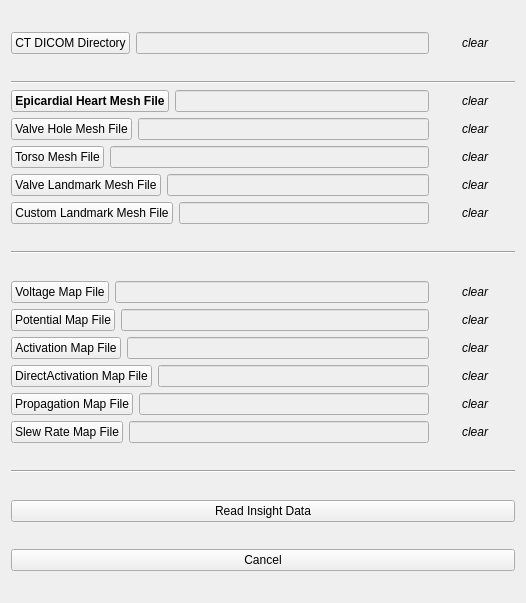
<?xml version="1.0" encoding="UTF-8"?>
<ui version="4.0">
 <class>ReadInsightDialog</class>
 <widget class="QDialog" name="ReadInsightDialog">
  <property name="windowModality">
   <enum>Qt::WindowModal</enum>
  </property>
  <property name="geometry">
   <rect>
    <x>0</x>
    <y>0</y>
    <width>526</width>
    <height>603</height>
   </rect>
  </property>
  <property name="sizePolicy">
   <sizepolicy hsizetype="Fixed" vsizetype="Fixed">
    <horstretch>0</horstretch>
    <verstretch>0</verstretch>
   </sizepolicy>
  </property>
  <property name="windowTitle">
   <string>Read Cardiac Insight Data</string>
  </property>
  <property name="modal">
   <bool>true</bool>
  </property>
  <layout class="QVBoxLayout" name="verticalLayout_3">
   <item>
    <layout class="QGridLayout" name="gridLayout">
     <item row="0" column="0">
      <widget class="QPushButton" name="ctdcmPath_pushButton">
       <property name="text">
        <string>CT DICOM Directory</string>
       </property>
      </widget>
     </item>
     <item row="0" column="1">
      <widget class="QLineEdit" name="ctdcmPath_lineEdit">
       <property name="enabled">
        <bool>false</bool>
       </property>
      </widget>
     </item>
     <item row="0" column="2">
      <widget class="ctkPushButton" name="clear_ctdcmPath_PushButton">
       <property name="font">
        <font>
         <italic>true</italic>
        </font>
       </property>
       <property name="autoFillBackground">
        <bool>false</bool>
       </property>
       <property name="text">
        <string>clear</string>
       </property>
       <property name="autoDefault">
        <bool>false</bool>
       </property>
       <property name="default">
        <bool>true</bool>
       </property>
       <property name="flat">
        <bool>true</bool>
       </property>
      </widget>
     </item>
    </layout>
   </item>
   <item>
    <layout class="QVBoxLayout" name="verticalLayout">
     <item>
      <widget class="Line" name="line_2">
       <property name="orientation">
        <enum>Qt::Horizontal</enum>
       </property>
      </widget>
     </item>
     <item>
      <layout class="QHBoxLayout" name="horizontalLayout">
       <item>
        <widget class="QPushButton" name="heartMesh_pushButton">
         <property name="font">
          <font>
           <weight>75</weight>
           <bold>true</bold>
          </font>
         </property>
         <property name="text">
          <string>Epicardial Heart Mesh File</string>
         </property>
        </widget>
       </item>
       <item>
        <widget class="QLineEdit" name="heartMesh_lineEdit">
         <property name="enabled">
          <bool>false</bool>
         </property>
        </widget>
       </item>
       <item>
        <widget class="ctkPushButton" name="clear_heartMesh_PushButton">
         <property name="font">
          <font>
           <italic>true</italic>
          </font>
         </property>
         <property name="text">
          <string>clear</string>
         </property>
         <property name="autoDefault">
          <bool>false</bool>
         </property>
         <property name="default">
          <bool>true</bool>
         </property>
         <property name="flat">
          <bool>true</bool>
         </property>
        </widget>
       </item>
      </layout>
     </item>
     <item>
      <layout class="QHBoxLayout" name="horizontalLayout_2">
       <item>
        <widget class="QPushButton" name="valveholeMesh_pushButton">
         <property name="text">
          <string>Valve Hole Mesh File</string>
         </property>
        </widget>
       </item>
       <item>
        <widget class="QLineEdit" name="valveholeMesh_lineEdit">
         <property name="enabled">
          <bool>false</bool>
         </property>
        </widget>
       </item>
       <item>
        <widget class="ctkPushButton" name="clear_valveholeMesh_PushButton">
         <property name="font">
          <font>
           <italic>true</italic>
          </font>
         </property>
         <property name="text">
          <string>clear</string>
         </property>
         <property name="autoDefault">
          <bool>false</bool>
         </property>
         <property name="default">
          <bool>true</bool>
         </property>
         <property name="flat">
          <bool>true</bool>
         </property>
        </widget>
       </item>
      </layout>
     </item>
     <item>
      <layout class="QHBoxLayout" name="horizontalLayout_3">
       <item>
        <widget class="QPushButton" name="torsoMesh_pushButton">
         <property name="text">
          <string>Torso Mesh File</string>
         </property>
        </widget>
       </item>
       <item>
        <widget class="QLineEdit" name="torsoMesh_lineEdit">
         <property name="enabled">
          <bool>false</bool>
         </property>
        </widget>
       </item>
       <item>
        <widget class="ctkPushButton" name="clear_torsoMesh_PushButton">
         <property name="font">
          <font>
           <italic>true</italic>
          </font>
         </property>
         <property name="text">
          <string>clear</string>
         </property>
         <property name="autoDefault">
          <bool>false</bool>
         </property>
         <property name="default">
          <bool>true</bool>
         </property>
         <property name="flat">
          <bool>true</bool>
         </property>
        </widget>
       </item>
      </layout>
     </item>
     <item>
      <layout class="QHBoxLayout" name="horizontalLayout_4">
       <item>
        <widget class="QPushButton" name="valvemarkMesh_pushButton">
         <property name="text">
          <string>Valve Landmark Mesh File</string>
         </property>
        </widget>
       </item>
       <item>
        <widget class="QLineEdit" name="valvemarkMesh_lineEdit">
         <property name="enabled">
          <bool>false</bool>
         </property>
        </widget>
       </item>
       <item>
        <widget class="ctkPushButton" name="clear_valvemarkMesh_PushButton">
         <property name="font">
          <font>
           <italic>true</italic>
          </font>
         </property>
         <property name="text">
          <string>clear</string>
         </property>
         <property name="autoDefault">
          <bool>false</bool>
         </property>
         <property name="default">
          <bool>true</bool>
         </property>
         <property name="flat">
          <bool>true</bool>
         </property>
        </widget>
       </item>
      </layout>
     </item>
     <item>
      <layout class="QHBoxLayout" name="horizontalLayout_5">
       <item>
        <widget class="QPushButton" name="usermarkMesh_pushButton">
         <property name="text">
          <string>Custom Landmark Mesh File</string>
         </property>
        </widget>
       </item>
       <item>
        <widget class="QLineEdit" name="usermarkMesh_lineEdit">
         <property name="enabled">
          <bool>false</bool>
         </property>
        </widget>
       </item>
       <item>
        <widget class="ctkPushButton" name="clear_usermarkMesh_PushButton">
         <property name="font">
          <font>
           <italic>true</italic>
          </font>
         </property>
         <property name="text">
          <string>clear</string>
         </property>
         <property name="autoDefault">
          <bool>false</bool>
         </property>
         <property name="default">
          <bool>true</bool>
         </property>
         <property name="flat">
          <bool>true</bool>
         </property>
        </widget>
       </item>
      </layout>
     </item>
    </layout>
   </item>
   <item>
    <widget class="Line" name="line">
     <property name="orientation">
      <enum>Qt::Horizontal</enum>
     </property>
    </widget>
   </item>
   <item>
    <layout class="QVBoxLayout" name="verticalLayout_2">
     <item>
      <layout class="QHBoxLayout" name="horizontalLayout_6">
       <item>
        <widget class="QPushButton" name="voltageMap_pushButton">
         <property name="text">
          <string>Voltage Map File</string>
         </property>
        </widget>
       </item>
       <item>
        <widget class="QLineEdit" name="voltageMap_lineEdit">
         <property name="enabled">
          <bool>false</bool>
         </property>
        </widget>
       </item>
       <item>
        <widget class="ctkPushButton" name="clear_voltageMap_PushButton">
         <property name="font">
          <font>
           <italic>true</italic>
          </font>
         </property>
         <property name="text">
          <string>clear</string>
         </property>
         <property name="autoDefault">
          <bool>false</bool>
         </property>
         <property name="default">
          <bool>true</bool>
         </property>
         <property name="flat">
          <bool>true</bool>
         </property>
        </widget>
       </item>
      </layout>
     </item>
     <item>
      <layout class="QHBoxLayout" name="horizontalLayout_7">
       <item>
        <widget class="QPushButton" name="potentialMap_pushButton">
         <property name="text">
          <string>Potential Map File</string>
         </property>
        </widget>
       </item>
       <item>
        <widget class="QLineEdit" name="potentialMap_lineEdit">
         <property name="enabled">
          <bool>false</bool>
         </property>
        </widget>
       </item>
       <item>
        <widget class="ctkPushButton" name="clear_potentialMap_PushButton">
         <property name="font">
          <font>
           <italic>true</italic>
          </font>
         </property>
         <property name="text">
          <string>clear</string>
         </property>
         <property name="autoDefault">
          <bool>false</bool>
         </property>
         <property name="default">
          <bool>true</bool>
         </property>
         <property name="flat">
          <bool>true</bool>
         </property>
        </widget>
       </item>
      </layout>
     </item>
     <item>
      <layout class="QHBoxLayout" name="horizontalLayout_8">
       <item>
        <widget class="QPushButton" name="activationMap_pushButton">
         <property name="text">
          <string>Activation Map File</string>
         </property>
        </widget>
       </item>
       <item>
        <widget class="QLineEdit" name="activationMap_lineEdit">
         <property name="enabled">
          <bool>false</bool>
         </property>
        </widget>
       </item>
       <item>
        <widget class="ctkPushButton" name="clear_activationMap_PushButton">
         <property name="font">
          <font>
           <italic>true</italic>
          </font>
         </property>
         <property name="text">
          <string>clear</string>
         </property>
         <property name="autoDefault">
          <bool>false</bool>
         </property>
         <property name="default">
          <bool>true</bool>
         </property>
         <property name="flat">
          <bool>true</bool>
         </property>
        </widget>
       </item>
      </layout>
     </item>
     <item>
      <layout class="QHBoxLayout" name="horizontalLayout_9">
       <item>
        <widget class="QPushButton" name="directActivateMap_pushButton">
         <property name="text">
          <string>DirectActivation Map File</string>
         </property>
        </widget>
       </item>
       <item>
        <widget class="QLineEdit" name="directActivateMap_lineEdit">
         <property name="enabled">
          <bool>false</bool>
         </property>
        </widget>
       </item>
       <item>
        <widget class="ctkPushButton" name="clear_directActivateMap_PushButton">
         <property name="font">
          <font>
           <italic>true</italic>
          </font>
         </property>
         <property name="text">
          <string>clear</string>
         </property>
         <property name="autoDefault">
          <bool>false</bool>
         </property>
         <property name="default">
          <bool>true</bool>
         </property>
         <property name="flat">
          <bool>true</bool>
         </property>
        </widget>
       </item>
      </layout>
     </item>
     <item>
      <layout class="QHBoxLayout" name="horizontalLayout_10">
       <item>
        <widget class="QPushButton" name="propagateMap_pushButton">
         <property name="text">
          <string>Propagation Map File</string>
         </property>
        </widget>
       </item>
       <item>
        <widget class="QLineEdit" name="propagateMap_lineEdit">
         <property name="enabled">
          <bool>false</bool>
         </property>
        </widget>
       </item>
       <item>
        <widget class="ctkPushButton" name="clear_propagateMap_PushButton">
         <property name="font">
          <font>
           <italic>true</italic>
          </font>
         </property>
         <property name="text">
          <string>clear</string>
         </property>
         <property name="autoDefault">
          <bool>false</bool>
         </property>
         <property name="default">
          <bool>true</bool>
         </property>
         <property name="flat">
          <bool>true</bool>
         </property>
        </widget>
       </item>
      </layout>
     </item>
     <item>
      <layout class="QHBoxLayout" name="horizontalLayout_11">
       <item>
        <widget class="QPushButton" name="slewrateMap_pushButton">
         <property name="text">
          <string>Slew Rate Map File</string>
         </property>
        </widget>
       </item>
       <item>
        <widget class="QLineEdit" name="slewrateMap_lineEdit">
         <property name="enabled">
          <bool>false</bool>
         </property>
        </widget>
       </item>
       <item>
        <widget class="ctkPushButton" name="clear_slewrateMap_PushButton">
         <property name="font">
          <font>
           <italic>true</italic>
          </font>
         </property>
         <property name="text">
          <string>clear</string>
         </property>
         <property name="autoDefault">
          <bool>false</bool>
         </property>
         <property name="default">
          <bool>true</bool>
         </property>
         <property name="flat">
          <bool>true</bool>
         </property>
        </widget>
       </item>
      </layout>
     </item>
    </layout>
   </item>
   <item>
    <widget class="Line" name="line_3">
     <property name="orientation">
      <enum>Qt::Horizontal</enum>
     </property>
    </widget>
   </item>
   <item>
    <widget class="QPushButton" name="readInsight_pushButton">
     <property name="text">
      <string>Read Insight Data</string>
     </property>
    </widget>
   </item>
   <item>
    <widget class="QPushButton" name="cancelRead_pushButton">
     <property name="text">
      <string>Cancel</string>
     </property>
    </widget>
   </item>
  </layout>
 </widget>
 <customwidgets>
  <customwidget>
   <class>ctkPushButton</class>
   <extends>QPushButton</extends>
   <header>ctkPushButton.h</header>
  </customwidget>
 </customwidgets>
 <resources/>
 <connections>
  <connection>
   <sender>clear_ctdcmPath_PushButton</sender>
   <signal>clicked()</signal>
   <receiver>ctdcmPath_lineEdit</receiver>
   <slot>clear()</slot>
   <hints>
    <hint type="sourcelabel">
     <x>472</x>
     <y>22</y>
    </hint>
    <hint type="destinationlabel">
     <x>287</x>
     <y>21</y>
    </hint>
   </hints>
  </connection>
  <connection>
   <sender>clear_heartMesh_PushButton</sender>
   <signal>clicked()</signal>
   <receiver>heartMesh_lineEdit</receiver>
   <slot>clear()</slot>
   <hints>
    <hint type="sourcelabel">
     <x>471</x>
     <y>73</y>
    </hint>
    <hint type="destinationlabel">
     <x>312</x>
     <y>72</y>
    </hint>
   </hints>
  </connection>
  <connection>
   <sender>clear_valveholeMesh_PushButton</sender>
   <signal>clicked()</signal>
   <receiver>valveholeMesh_lineEdit</receiver>
   <slot>clear()</slot>
   <hints>
    <hint type="sourcelabel">
     <x>471</x>
     <y>113</y>
    </hint>
    <hint type="destinationlabel">
     <x>289</x>
     <y>112</y>
    </hint>
   </hints>
  </connection>
  <connection>
   <sender>clear_torsoMesh_PushButton</sender>
   <signal>clicked()</signal>
   <receiver>torsoMesh_lineEdit</receiver>
   <slot>clear()</slot>
   <hints>
    <hint type="sourcelabel">
     <x>471</x>
     <y>153</y>
    </hint>
    <hint type="destinationlabel">
     <x>275</x>
     <y>152</y>
    </hint>
   </hints>
  </connection>
  <connection>
   <sender>clear_valvemarkMesh_PushButton</sender>
   <signal>clicked()</signal>
   <receiver>valvemarkMesh_lineEdit</receiver>
   <slot>clear()</slot>
   <hints>
    <hint type="sourcelabel">
     <x>471</x>
     <y>193</y>
    </hint>
    <hint type="destinationlabel">
     <x>304</x>
     <y>192</y>
    </hint>
   </hints>
  </connection>
  <connection>
   <sender>clear_usermarkMesh_PushButton</sender>
   <signal>clicked()</signal>
   <receiver>usermarkMesh_lineEdit</receiver>
   <slot>clear()</slot>
   <hints>
    <hint type="sourcelabel">
     <x>471</x>
     <y>233</y>
    </hint>
    <hint type="destinationlabel">
     <x>310</x>
     <y>232</y>
    </hint>
   </hints>
  </connection>
  <connection>
   <sender>clear_voltageMap_PushButton</sender>
   <signal>clicked()</signal>
   <receiver>voltageMap_lineEdit</receiver>
   <slot>clear()</slot>
   <hints>
    <hint type="sourcelabel">
     <x>471</x>
     <y>285</y>
    </hint>
    <hint type="destinationlabel">
     <x>277</x>
     <y>284</y>
    </hint>
   </hints>
  </connection>
  <connection>
   <sender>clear_potentialMap_PushButton</sender>
   <signal>clicked()</signal>
   <receiver>potentialMap_lineEdit</receiver>
   <slot>clear()</slot>
   <hints>
    <hint type="sourcelabel">
     <x>471</x>
     <y>325</y>
    </hint>
    <hint type="destinationlabel">
     <x>280</x>
     <y>324</y>
    </hint>
   </hints>
  </connection>
  <connection>
   <sender>clear_activationMap_PushButton</sender>
   <signal>clicked()</signal>
   <receiver>activationMap_lineEdit</receiver>
   <slot>clear()</slot>
   <hints>
    <hint type="sourcelabel">
     <x>471</x>
     <y>365</y>
    </hint>
    <hint type="destinationlabel">
     <x>283</x>
     <y>364</y>
    </hint>
   </hints>
  </connection>
  <connection>
   <sender>clear_directActivateMap_PushButton</sender>
   <signal>clicked()</signal>
   <receiver>directActivateMap_lineEdit</receiver>
   <slot>clear()</slot>
   <hints>
    <hint type="sourcelabel">
     <x>471</x>
     <y>405</y>
    </hint>
    <hint type="destinationlabel">
     <x>300</x>
     <y>404</y>
    </hint>
   </hints>
  </connection>
  <connection>
   <sender>clear_propagateMap_PushButton</sender>
   <signal>clicked()</signal>
   <receiver>propagateMap_lineEdit</receiver>
   <slot>clear()</slot>
   <hints>
    <hint type="sourcelabel">
     <x>471</x>
     <y>445</y>
    </hint>
    <hint type="destinationlabel">
     <x>290</x>
     <y>444</y>
    </hint>
   </hints>
  </connection>
  <connection>
   <sender>clear_slewrateMap_PushButton</sender>
   <signal>clicked()</signal>
   <receiver>slewrateMap_lineEdit</receiver>
   <slot>clear()</slot>
   <hints>
    <hint type="sourcelabel">
     <x>471</x>
     <y>485</y>
    </hint>
    <hint type="destinationlabel">
     <x>285</x>
     <y>484</y>
    </hint>
   </hints>
  </connection>
  <connection>
   <sender>readInsight_pushButton</sender>
   <signal>clicked()</signal>
   <receiver>ReadInsightDialog</receiver>
   <slot>accept()</slot>
   <hints>
    <hint type="sourcelabel">
     <x>255</x>
     <y>534</y>
    </hint>
    <hint type="destinationlabel">
     <x>255</x>
     <y>297</y>
    </hint>
   </hints>
  </connection>
  <connection>
   <sender>cancelRead_pushButton</sender>
   <signal>clicked()</signal>
   <receiver>ReadInsightDialog</receiver>
   <slot>reject()</slot>
   <hints>
    <hint type="sourcelabel">
     <x>255</x>
     <y>571</y>
    </hint>
    <hint type="destinationlabel">
     <x>255</x>
     <y>297</y>
    </hint>
   </hints>
  </connection>
 </connections>
</ui>
